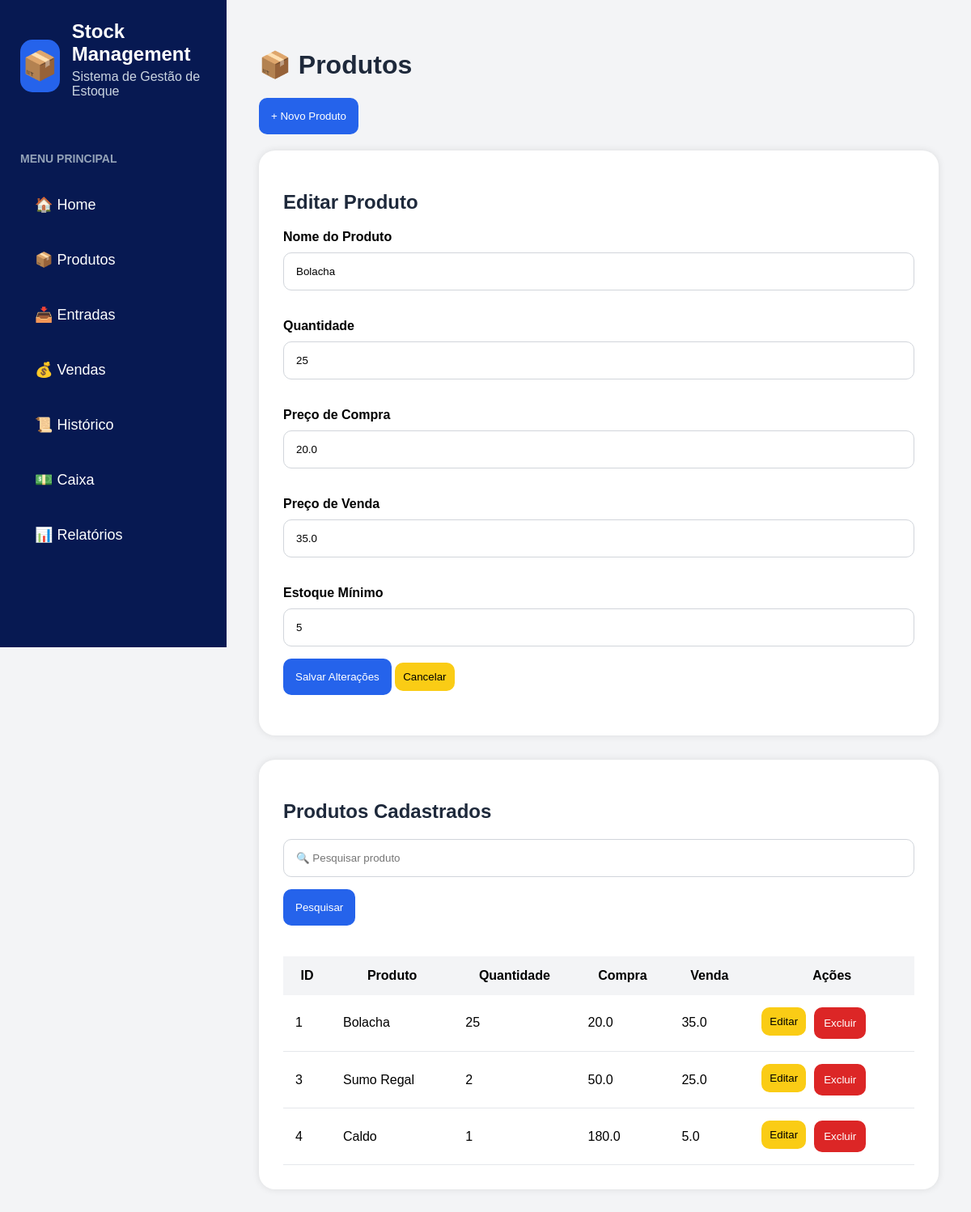
Screenshot of /edit_product/1 with the database file from the repository.
### tables this page shows
CREATE TABLE products (
    id INTEGER PRIMARY KEY AUTOINCREMENT,
    name TEXT NOT NULL,
    quantity INTEGER NOT NULL,
    purchase_price REAL NOT NULL,
    selling_price REAL NOT NULL
, minimum_stock INTEGER DEFAULT 5);

### app.py (the view, shortened to what this page needs)
@app.route('/edit_product/<int:id>', methods=['GET', 'POST'])
def edit_product(id):
    connection = sqlite3.connect('database/database.db')
    cursor = connection.cursor()
    cursor.execute(
        'SELECT * FROM products WHERE id=?',
        (id,)
    )
    product = cursor.fetchone()
    cursor.execute(
        'SELECT * FROM products'
    )
    products_list = cursor.fetchall()
    connection.close()
    return render_template(
        'products.html',
        products=products_list,
        edit_product=product
    )

### templates/products.html (shortened to what this page needs)
{% extends 'base.html' %}
{% block content %}
<h1>📦 Produtos</h1>
<button
class="btn-blue"
onclick="toggleForm()"
>
+ Novo Produto
</button>
<div
class="card"
id="product-form"
{% if edit_product %}
style="display:block"
{% else %}
style="display:none"
{% endif %}
>
{% if edit_product %}
<h2>Editar Produto</h2>
{% else %}
<h2>Cadastrar Produto</h2>
{% endif %}
<form method="POST">
<label>Nome do Produto</label>
<input
type="text"
name="name"
required
value="{{ edit_product[1] if edit_product }}"
>
<label>Quantidade</label>
<input
type="number"
name="quantity"
required
value="{{ edit_product[2] if edit_product }}"
>
<label>Preço de Compra</label>
<input
type="number"
step="0.01"
name="purchase_price"
required
value="{{ edit_product[3] if edit_product }}"
>
<label>Preço de Venda</label>
<input
type="number"
step="0.01"
name="selling_price"
required
value="{{ edit_product[4] if edit_product }}"
>
<label>Estoque Mínimo</label>
<input
type="number"
name="minimum_stock"
value="5"
required
>
{% if edit_product %}
<button class="btn-blue">
Salvar Alterações
</button>
<a href="/products">
<button
type="button"
class="btn-yellow"
>
Cancelar
</button>
</a>
{% else %}
<button class="btn-blue">
Cadastrar Produto
</button>
{% endif %}
</form>
</div>
<div class="card">
<h2>Produtos Cadastrados</h2>
<form method="GET">
<input
type="text"
name="search"
placeholder="🔍 Pesquisar produto"
>
<button class="btn-blue">
Pesquisar
</button>
</form>
<br>
<table>
<tr>
<th>ID</th>
<th>Produto</th>
<th>Quantidade</th>
<th>Compra</th>
<th>Venda</th>
<th>Ações</th>
</tr>
{% for product in products %}
<tr>
<td>{{ product[0] }}</td>
<td>{{ product[1] }}</td>
<td>{{ product[2] }}</td>
<td>{{ product[3] }}</td>
<td>{{ product[4] }}</td>
<td class="actions">
<a href="/edit_product/{{ product[0] }}">
<button class="btn-yellow">
Editar
</button>
</a>
<a
href="/delete_product/{{ product[0] }}"
onclick="return confirm('Tem certeza que deseja excluir este produto?')"
>
<button class="btn-red">
Excluir
</button>
</a>
</td>
</tr>
{% endfor %}
</table>
</div>
{% endblock %}

### static/style.css (style rules this page uses)
body { margin:0; background:#f3f4f6; font-family:Arial, sans-serif; }
h1,h2 { color:#1e293b; }
.card { background:white; padding:30px; border-radius:20px; margin-bottom:30px; box-shadow:0px 0px 10px rgba(0,0,0,0.1); }
label { display:block; margin-top:20px; margin-bottom:10px; font-weight:bold; }
input { width:100%; padding:15px; border:1px solid #d1d5db; border-radius:10px; box-sizing:border-box; }
.btn-blue { background:#2563eb; color:white; border:none; padding:15px; border-radius:10px; s margin-top:20px; cursor:pointer; }
.btn-yellow { background:#facc15; border:none; padding:10px; border-radius:10px; cursor:pointer; }
.btn-red { background:#ef4444; color:white; border:none; padding:10px; border-radius:10px; cursor:pointer; }
table { width:100%; border-collapse:collapse; }
th { background:#f3f4f6; padding:15px; }
td { padding:15px; border-bottom:1px solid #e5e7eb; }
.actions { display:flex; gap:10px; }
#product-form { margin-top:20px; }
form { margin-bottom:20px; }
input { margin-bottom:15px; }
.btn-red { background:#dc2626; color:white; border:none; padding:12px; border-radius:10px; cursor:pointer; }

### rows the page displays
products: name "Bolacha", quantity "25", purchase_price "20.0", selling_price "35.0", id "1"
products: id "3", name "Sumo Regal", quantity "2", purchase_price "50.0", selling_price "25.0"
products: id "4", name "Caldo", quantity "1", purchase_price "180.0", selling_price "5.0"
